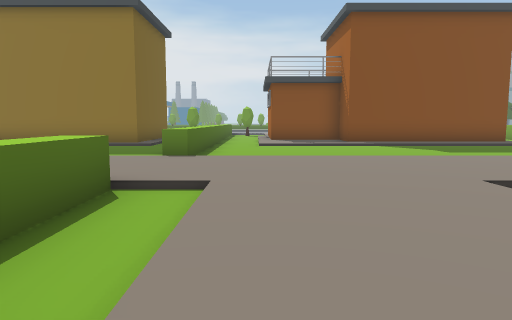
View 1 (above)

20 first-person views from a walk through a scene from a Unity 3-D project. The camera is 1.3 m above the floor, tilts 6° down and sees 70° across. The floor is counted in squares, 2 m on a side. Each view is taken from the middle of a square. On the plan, view 1 faces up. The plan holds only what a view shows up to about 11 squares ahead; the rest is blank. The place goes on beyond the plan.

View 2
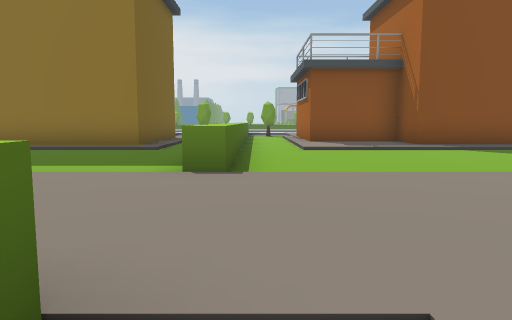

View 3
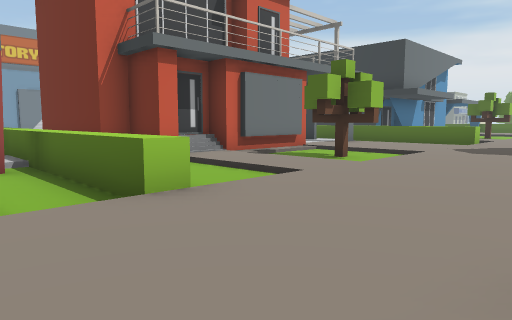

View 4
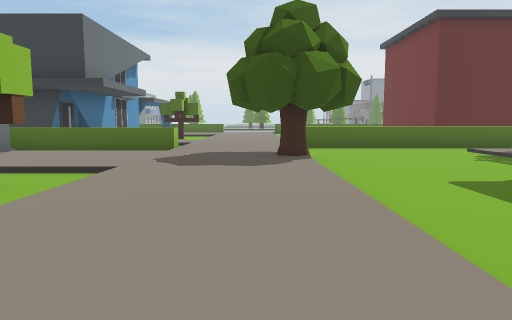

View 5
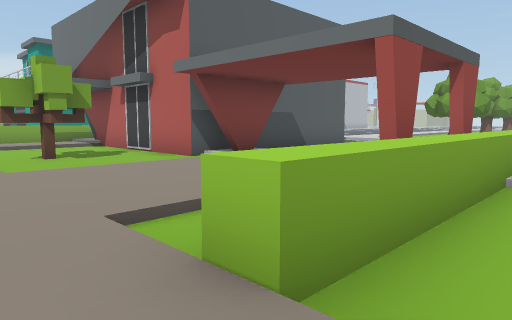

View 6
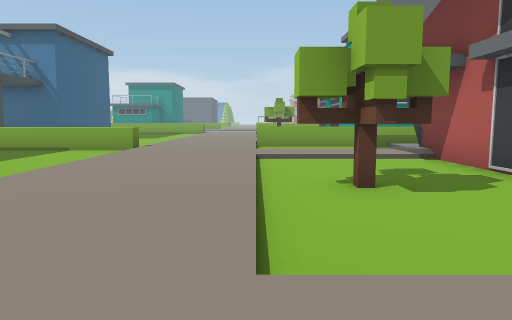

View 7
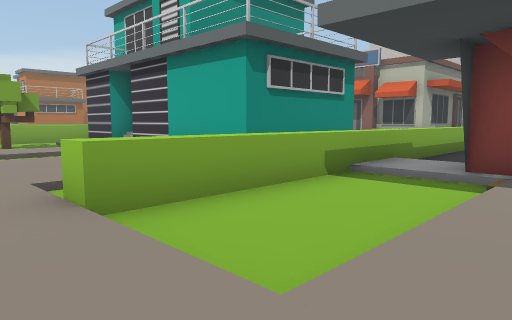

View 8
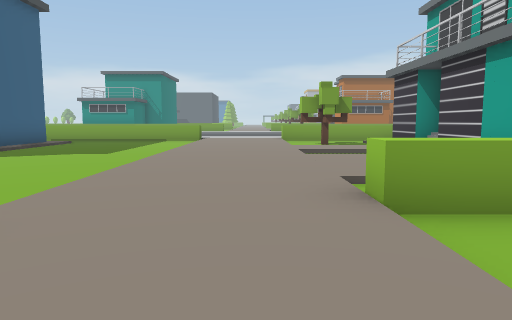

View 9
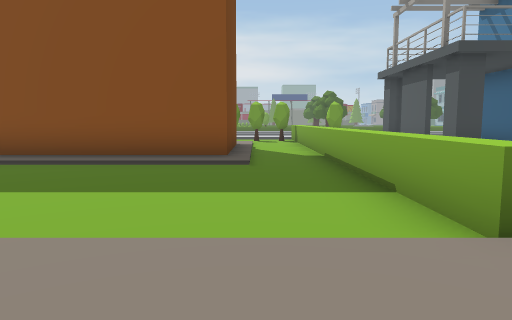

View 10
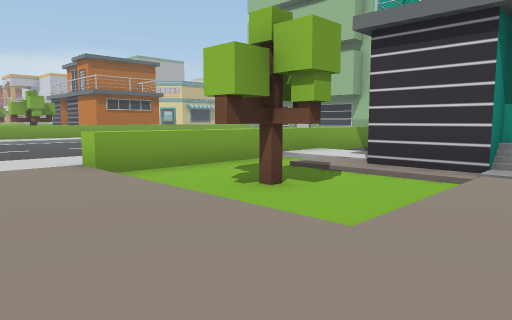

View 11
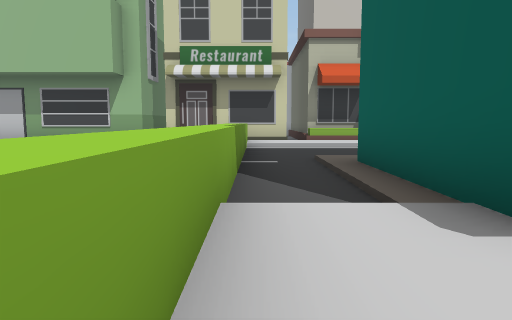

View 12
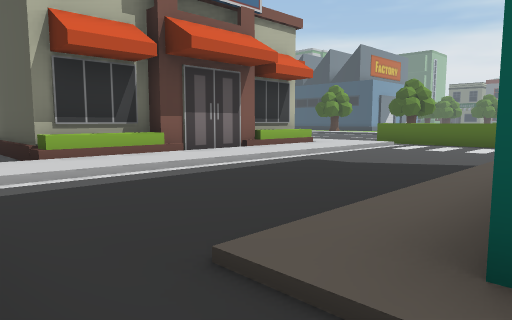

View 13
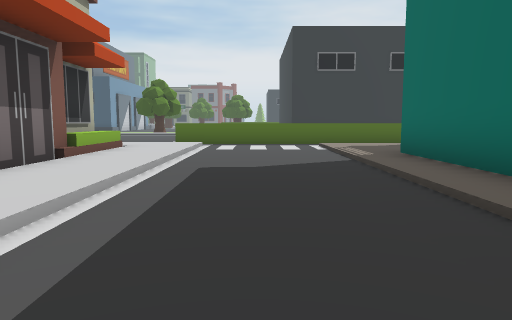

View 14
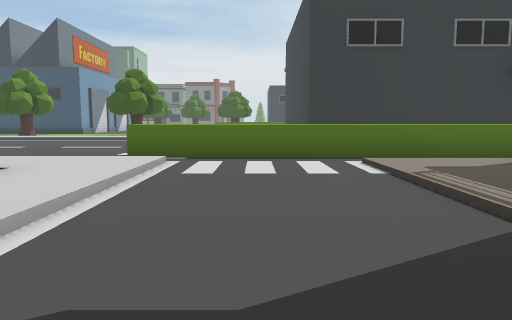

View 15
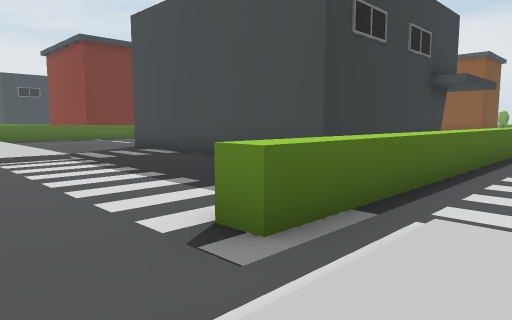

View 16
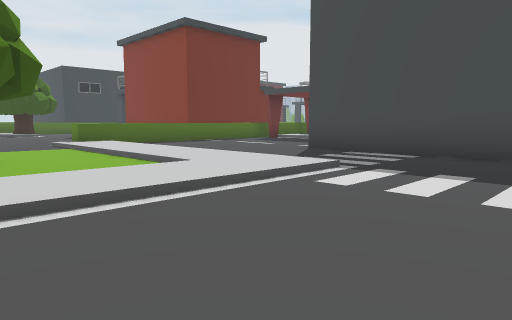

View 17
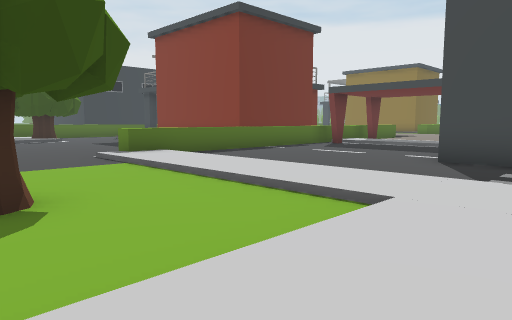

View 18
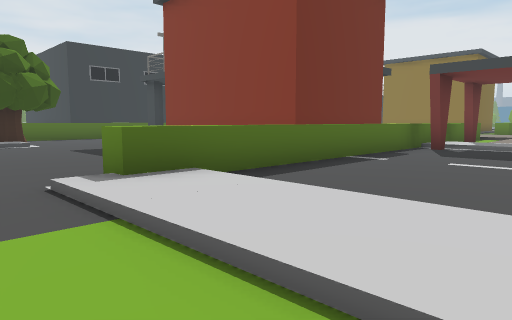

View 19
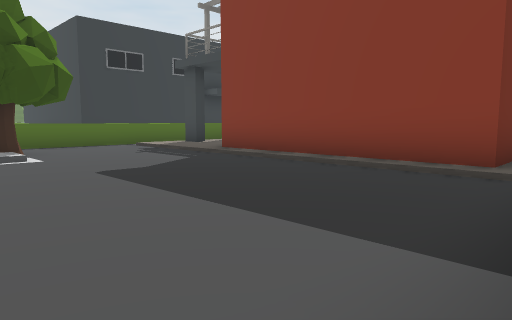

View 20
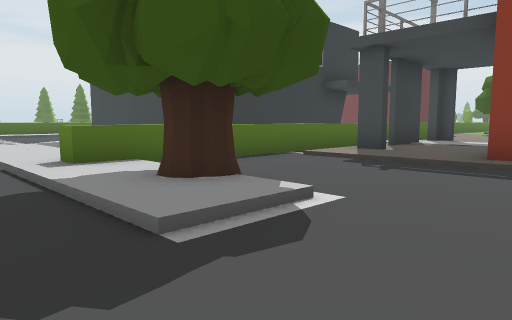

### Floor plan
Key: @ floor where view 1 was taken; # wall or solid block; x gap in a wall; . main floor; : floor 0.25 m higher than the main floor; / step, stairs or slope; ^ raised ledge; O other object.
Columns run from 15 left of view 1 to 24 right of it. Each row starts with its distance up from view 1.
 15                        #/.^ #
 14            # ^./###    #/.^ /
 13  ^.        #.^./::######/.^ #
 12  ^./:   ####.^./::::::::/.^       ##
 11  ^....   ....^............^     ....
 10  ^......  ...^............^    .....
  9  ^....... ...^............^  .......
  8  ^...........^............^ ........
  7   ///O//////////////////////////////
  6  ::::::::::::::::::::::::::::::::::::
  5  :::::::::::::::::::::::::::::::::::::::
  4  //^:::///://^/::://////://^/:::/://///:
  3    ^:::.O.:/.^.:::..O...:/.^ ::: :/.O..^
  2    ^:::.O.:/.^.:::..O...:/.^     :/.O..^
  1    ^:::///:/ ^#:::......:/.^ ////:////.^
  0  # ^#::##### ^:@  ########/^ ########//^
 -1  #  x::    ##^::  ##     #:^ #      #::^
 -2  # ^#::     #^#. ..#     #.^ #      #/.^
 -3  # ^:::     #^.....#     #.^/#      #/.^
 -4  # ^#::######^.....#     #.^/:::#####/.^
 -5  # ^/////////^.....####### ^/::::::::/.^
 -6    ^.........^..........   ^...........^
 -7    ^.........^...........  ^...........^
 -8    ^./.......^.............^...........^
 -9 :::^/O/......^:::::::/.....^/::::::::::
-10 ///////......///////:/....../:OOOOOOOOOO
-11      .... ..........:/....../:OOOOOOO
-12               ...O..:/......        O
-13                  O..:/.....         O

Positions as (right, up) in squares from view 1, and headings:
1: (0, 0), facing up
2: (-1, 3), facing up
3: (0, 7), facing down-left
4: (-3, 6), facing left
5: (-3, 5), facing down-right
6: (1, 4), facing right
7: (9, 5), facing down-right
8: (9, 5), facing right
9: (9, 5), facing up
10: (18, 6), facing down-right
11: (23, 1), facing down
12: (23, -4), facing down-left
13: (23, -7), facing left
14: (19, -7), facing left
15: (14, -11), facing up-left
16: (9, -13), facing up-left
17: (6, -13), facing up-left
18: (2, -11), facing up-left
19: (-2, -10), facing up-left
20: (-7, -11), facing up-left
